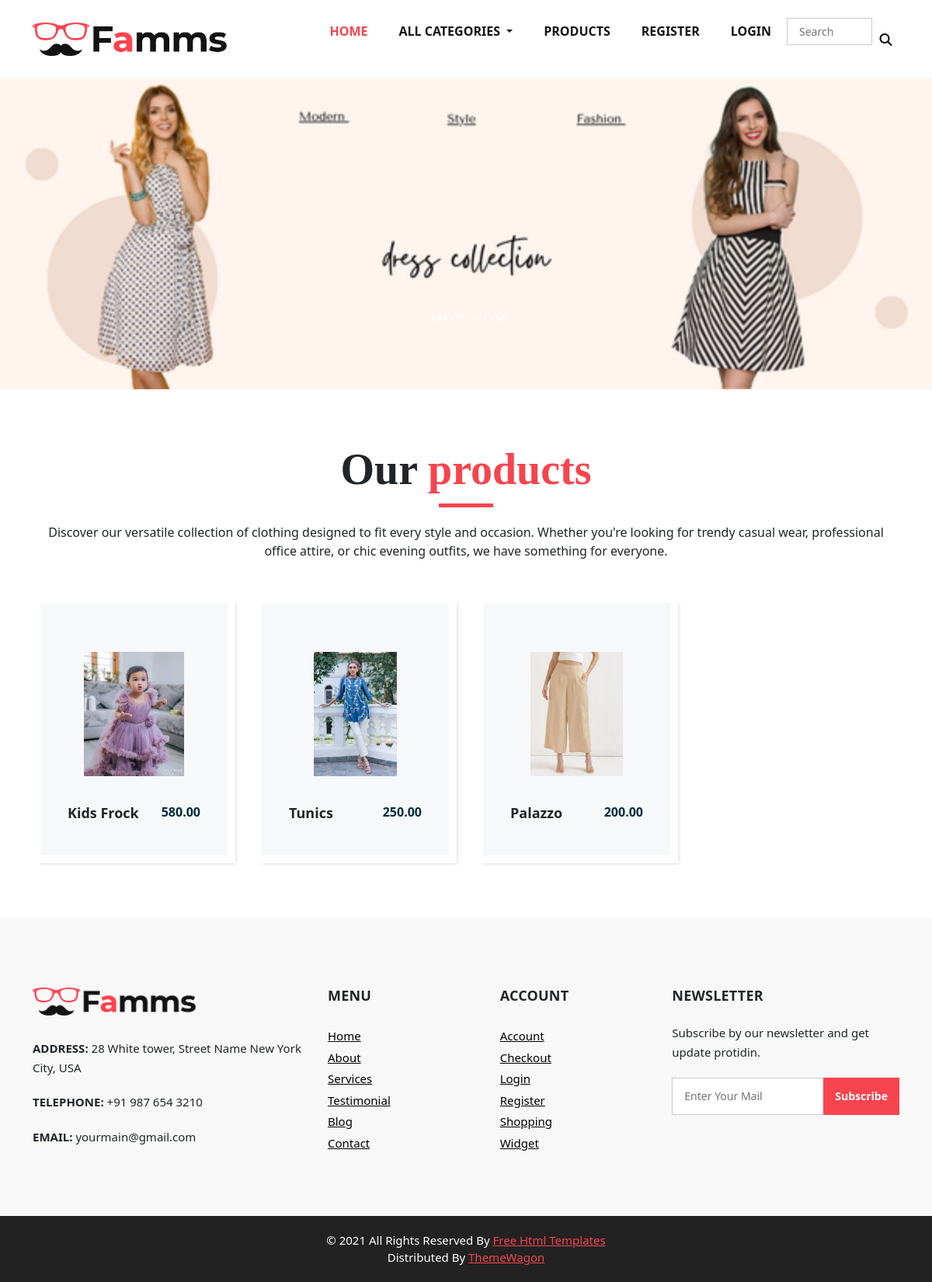
/products/1, run on the app's committed database.
### shop/models.py (models this page shows, shortened)
class Category(models.Model):
    name=models.CharField(max_length=20)
    description=models.TextField()
    image=models.ImageField(upload_to="media/images")

class Product(models.Model):
    name=models.CharField(max_length=40)
    price=models.DecimalField(max_digits=10,decimal_places=2)
    stock=models.IntegerField()
    description=models.TextField()
    image=models.ImageField(upload_to="media/products",blank=True,null=True)
    available=models.BooleanField(default=True)
    created=models.DateTimeField(auto_now_add=True)
    updated=models.DateTimeField(auto_now=True)
    category=models.ForeignKey(Category,on_delete=models.CASCADE,related_name="product")

### shop/views.py (the view)
# urls.py: path('products/<int:pk>',views.Productlist.as_view(),name="products"),
class Productlist(DetailView):
    model=Category
    template_name = 'products.html'
    context_object_name = 'products'

### cart/context_processors.py (called while the page is built)
def count_items(request):
    u = request.user
    count = 0
    if request.user.is_authenticated:
        c = Cart.objects.filter(user=u)
        for i in c:
            count += i.quantity
    return {'count':count}

### shop/context_processors.py (called while the page is built)
def links(request):
    c=Category.objects.all()
    return {'links':c}

### templates/products.html (shortened to what this page needs)
{% extends 'base.html' %}
{% load static %}
{% block background %}
            <div class="">
               <img src="{{products.image.url}}" height="400px" width="100%" alt="">
            </div>
{% endblock %}
{% block content %}
  <section class="product_section layout_padding">
         <div class="container">
            <div class="heading_container heading_center">
               <h2>
                  Our <span>products</span>
               </h2>
                <p>
                    {{products.description}}
                </p>
            </div>
            <div class="row">
{% for i in products.product.all %}
               <div class="col-sm-6 col-md-4 col-lg-3">
                  <div class="box">
                     <div class="img-box">
                        <img src="{{i.image.url}}" alt="">
                     </div>
                     <div class="detail-box">
                        <h5>
                            {{i.name}}
                        </h5>
                        <h6>
                           {{i.price}}
                        </h6>
                     </div>
                  </div>
               </div>
{% endfor %}
            </div>
         </div>
  </section>
               {% endblock %}

### static/css/style.css (style rules this page uses)
* { box-sizing: border-box; }
body { font-family: 'Montserrat', sans-serif; color: #0c0c0c; background-color: #ffffff; overflow-x: hidden; }
.layout_padding { padding: 70px 0; }
h1, h2 { font-family: 'Playfair Display', serif; }
.heading_container { display: -webkit-box; display: -ms-flexbox; display: flex; -webkit-box-orient: vertical; -webkit-box-direction: normal; -ms-flex-direction: column; flex-direction: column; -webkit-box-align: start; -ms-flex-align: start; align-items: flex-start; }
.heading_container h2 { position: relative; margin-bottom: 0; font-size: 3.5rem; font-weight: bold; }
.heading_container h2::after { content: ""; display: block; width: 70px; height: 5px; background: #f7444e; margin: 10px auto 10px; }
.heading_container h2 span { color: #f7444e; }
.heading_container p { margin-top: 10px; margin-bottom: 0; }
.heading_container.heading_center { -webkit-box-align: center; -ms-flex-align: center; align-items: center; text-align: center; }
.product_section .heading_container { margin-bottom: 20px; }
.product_section .box { position: relative; margin-top: 25px; padding: 35px 35px; background-color: #f7f8f9; -webkit-transition: all .3s; transition: all .3s; overflow: hidden; box-shadow: 5px 5px 5px -5px rgba(0,0,0,.2); border: solid #fff 10px; }
.product_section .box .img-box { display: -webkit-box; display: -ms-flexbox; display: flex; -webkit-box-pack: center; -ms-flex-pack: center; justify-content: center; -webkit-box-align: center; -ms-flex-align: center; align-items: center; height: 215px; }
.product_section .box .img-box img { max-width: 100%; max-height: 160px; -webkit-transition: all .3s; transition: all .3s; }
.product_section .box .detail-box { text-align: center; display: -webkit-box; display: -ms-flexbox; display: flex; -webkit-box-pack: justify; -ms-flex-pack: justify; justify-content: space-between; }
.product_section .box .detail-box h5 { font-size: 18px; margin-top: 10px; }
.product_section .box .detail-box h6 { margin-top: 10px; color: #002c3e; font-weight: 600; }
.detail-box h5 { font-size: 21px; font-weight: 700; }

### static/css/responsive.css (style rules this page uses)
@media (min-width: 1200px) { .container { max-width: 1170px; } }

### data on the page
Category: image (picture), description "Discover our versatile collection of clothing designed to fit every style and occasion. Whether you're looking for trendy casual wear, professional office attire, or chic evening outfits, we have something for everyone."
Product: image (picture), name "Kids Frock", price "580.00"
Product: image (picture), name "Tunics", price "250.00"
Product: image (picture), name "Palazzo", price "200.00"
